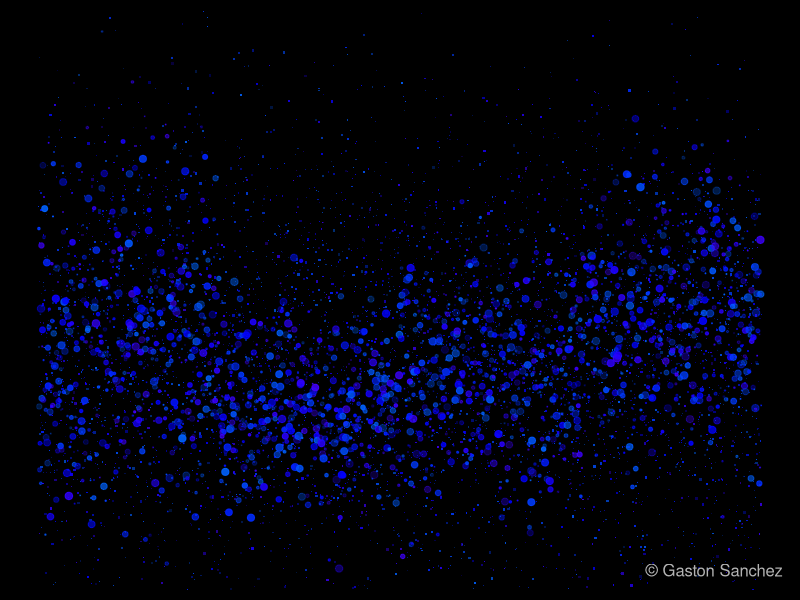

Write the R code that produced this figure.
# ========================================================================
# Blue Milky Way
# ========================================================================
# generate pairs of x-y values
x1 <- 1:500
y1 <- rnorm(500, 0.5, 2)
x2 <- 501:1000
y2 <- rnorm(500, -1, 1.2)
x3 <- 1001:1500
y3 <- rnorm(500, -0.5, 1.5)
x4 <- 1501:2000
y4 <- rnorm(500, 1, 1.8)

# colors
mycol <- hsv(runif(500, 0.6, 0.71), 1, 1, alpha = runif(500, 0.2, 0.9))


png("blue_milkyway.png", width = 700, height = 400)
# set graphical parameters
op <- par(bg = "black", mar = rep(0.5, 4))
# plot
plot(1:2000, c(y1, y2, y3, y4), type = "n")
points(seq(1, 2000, length = 5000), rnorm(5000, 0, 3), 
       col = mycol, pch = '.', cex = 2.5*runif(5000))
points(x1, y1, col = mycol, pch = 19, cex = runif(500))
points(x2, y2, col = mycol, pch = 19, cex = runif(500))
points(x3, y3, col = mycol, pch = 19, cex = runif(500))
points(x4, y4, col = mycol, pch = 19, cex = runif(500))
# signature
legend("bottomright", legend = "© Gaston Sanchez", bty = "n", 
       text.col = "gray70")
# reset par
par(op)
dev.off()